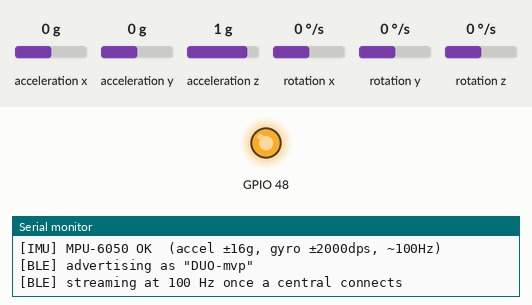
Bench run of a sketch on a simulated Seeed XIAO ESP32-C3. On the bench: output pins drawn as LEDs (lit = HIGH), the last lines printed to the serial monitor. The inputs (shaded band) are chosen by the test bench; at power-on: acceleration x 0 g, acceleration y 0 g, acceleration z 1 g, rotation x 0 °/s, rotation y 0 °/s, rotation z 0 °/s. Nothing arrives over Bluetooth unless stated; a phone connects over Bluetooth LE 3 s after start.

Above: at 1.1 s.
At 7.0 s:
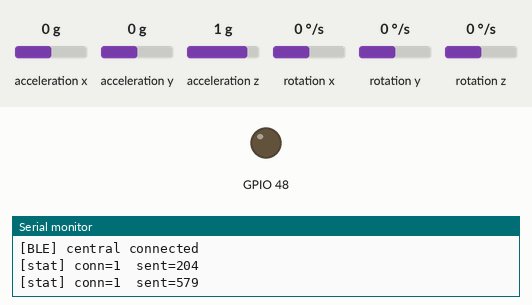
Timing chart, 0 to 9.4 s (numbered marks = the images above):
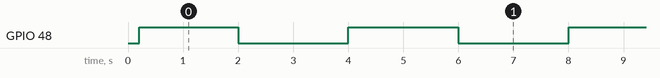

Measured:
- by itself, GPIO 48: alternates HIGH for 2.0 s and LOW for 2.0 s

The sketch:

duo_firmware_mvp.ino
```cpp
/*
 * DUO MVP firmware
 *
 * Target:    Seeed XIAO ESP32-C3
 * Sensor:    MPU-6050 / GY-521 breakout (I²C)
 * Protocol:  Nordic UART Service (NUS) — advertises as "DUO-mvp"
 *            Emits a 12-byte IMU frame at ~100 Hz on the TX characteristic.
 *
 * Frame layout (little-endian):
 *   int16 ax, ay, az  in milli-g     (1 g = 1000)
 *   int16 gx, gy, gz  in milli-dps   (1 dps = 1000)
 *
 * NOTE: MPU-6050 accelerometer tops out at ±16 g. Heavy barbell drops
 * may clip. Acceptable for initial prototyping; swap for LSM6DSO32 when
 * moving to the proper MVP hardware.
 *
 * This is the minimum viable firmware — just stream raw IMU over BLE.
 * Rep detection, power management, attach sensor, etc. come later.
 *
 * Arduino IDE setup:
 *   Board:  "XIAO_ESP32C3" (under Seeed esp32 boards)
 *   Libraries:
 *     - MPU6050 by Electronic Cats
 *       Library manager search: "MPU6050" → pick "by Electronic Cats"
 *     - NimBLE-Arduino              (by h2zero)
 *       Library manager search: "NimBLE-Arduino"
 *   Partition scheme: default
 *   USB CDC on boot: Enabled (for Serial monitor)
 *
 * Wiring (XIAO ESP32-C3  ↔  GY-521):
 *   3V3   ↔  VCC
 *   GND   ↔  GND
 *   GPIO6 (SDA, D4)  ↔  SDA
 *   GPIO7 (SCL, D5)  ↔  SCL
 *   AD0 — leave unconnected or tie to GND (I²C address 0x68)
 *   INT — not used
 */

#include <Arduino.h>
#include <Wire.h>
#include <NimBLEDevice.h>
#include "I2Cdev.h"
#include "MPU6050.h"

// ─── Config ──────────────────────────────────────────────────────────────────
#ifndef LED_BUILTIN
#define LED_BUILTIN 10  // XIAO ESP32-C3 onboard LED
#endif

static const char *DEVICE_NAME   = "DUO-mvp";
static const uint16_t SAMPLE_HZ  = 100;
static const uint32_t SAMPLE_US  = 1000000UL / SAMPLE_HZ;

// NUS UUIDs (must match the app's src/config.ts)
#define NUS_SERVICE_UUID "6e400001-b5a3-f393-e0a9-e50e24dcca9e"
#define NUS_TX_UUID      "6e400003-b5a3-f393-e0a9-e50e24dcca9e"
#define NUS_RX_UUID      "6e400002-b5a3-f393-e0a9-e50e24dcca9e"

// ─── Globals ─────────────────────────────────────────────────────────────────
MPU6050 imu;
NimBLEServer         *bleServer   = nullptr;
NimBLECharacteristic *txChar      = nullptr;
bool                  connected   = false;
uint32_t              lastSendUs  = 0;
uint32_t              lastBlinkMs = 0;
uint32_t              sampleCount = 0;

// 12-byte frame buffer
static uint8_t frame[12];

// ─── BLE callbacks ───────────────────────────────────────────────────────────
class ServerCallbacks : public NimBLEServerCallbacks {
  void onConnect(NimBLEServer *srv, NimBLEConnInfo &info) override {
    connected = true;
    Serial.println("[BLE] central connected");
    // Request faster connection interval for live streaming
    srv->updateConnParams(info.getConnHandle(), 12, 24, 0, 400);
  }
  void onDisconnect(NimBLEServer *srv, NimBLEConnInfo &info, int reason) override {
    connected = false;
    Serial.printf("[BLE] disconnected, reason=%d\n", reason);
    NimBLEDevice::startAdvertising();
  }
};

// ─── Helpers ─────────────────────────────────────────────────────────────────
static inline int16_t clamp_i16(float v) {
  if (v >  32767.0f) return  32767;
  if (v < -32768.0f) return -32768;
  return (int16_t)v;
}

static void packFrame(float ax_g, float ay_g, float az_g,
                      float gx_dps, float gy_dps, float gz_dps) {
  int16_t ax = clamp_i16(ax_g  * 1000.0f);
  int16_t ay = clamp_i16(ay_g  * 1000.0f);
  int16_t az = clamp_i16(az_g  * 1000.0f);
  int16_t gx = clamp_i16(gx_dps * 1000.0f);
  int16_t gy = clamp_i16(gy_dps * 1000.0f);
  int16_t gz = clamp_i16(gz_dps * 1000.0f);

  frame[0]  = (uint8_t)(ax & 0xFF);  frame[1]  = (uint8_t)(ax >> 8);
  frame[2]  = (uint8_t)(ay & 0xFF);  frame[3]  = (uint8_t)(ay >> 8);
  frame[4]  = (uint8_t)(az & 0xFF);  frame[5]  = (uint8_t)(az >> 8);
  frame[6]  = (uint8_t)(gx & 0xFF);  frame[7]  = (uint8_t)(gx >> 8);
  frame[8]  = (uint8_t)(gy & 0xFF);  frame[9]  = (uint8_t)(gy >> 8);
  frame[10] = (uint8_t)(gz & 0xFF);  frame[11] = (uint8_t)(gz >> 8);
}

// ─── Setup ───────────────────────────────────────────────────────────────────
void setup() {
  Serial.begin(115200);
  delay(200);
  Serial.println();
  Serial.println("=== DUO MVP firmware ===");

  // Onboard LED for status — XIAO ESP32-C3 has one on GPIO10 (active LOW? depends on rev)
  // Adjust LED_BUILTIN pin if your board differs
  pinMode(LED_BUILTIN, OUTPUT);
  digitalWrite(LED_BUILTIN, HIGH);

  // I2C — XIAO ESP32-C3 defaults: SDA=GPIO6(D4), SCL=GPIO7(D5)
  Wire.begin();
  Wire.setClock(400000);

  // IMU
  imu.initialize();
  if (!imu.testConnection()) {
    Serial.println("[IMU] MPU-6050 not found — check wiring (VCC=3V3, SDA=D4, SCL=D5)");
    while (1) {
      digitalWrite(LED_BUILTIN, LOW);  delay(100);
      digitalWrite(LED_BUILTIN, HIGH); delay(100);
    }
  }
  imu.setFullScaleAccelRange(MPU6050_ACCEL_FS_16);  // ±16 g — MPU-6050 maximum
  imu.setFullScaleGyroRange(MPU6050_GYRO_FS_2000);  // ±2000 dps
  // 98 Hz DLPF → internal gyro rate = 1 kHz; rate divisor 9 → output = 1000/(1+9) = 100 Hz
  imu.setDLPFMode(MPU6050_DLPF_BW_98);
  imu.setRate(9);
  Serial.println("[IMU] MPU-6050 OK  (accel ±16g, gyro ±2000dps, ~100Hz)");

  // BLE
  NimBLEDevice::init(DEVICE_NAME);
  NimBLEDevice::setPower(ESP_PWR_LVL_P9);
  NimBLEDevice::setMTU(185);

  bleServer = NimBLEDevice::createServer();
  bleServer->setCallbacks(new ServerCallbacks());

  NimBLEService *svc = bleServer->createService(NUS_SERVICE_UUID);
  txChar = svc->createCharacteristic(
      NUS_TX_UUID,
      NIMBLE_PROPERTY::NOTIFY
  );
  // RX char exists for future use (commands from phone → device). Unused in MVP.
  svc->createCharacteristic(
      NUS_RX_UUID,
      NIMBLE_PROPERTY::WRITE | NIMBLE_PROPERTY::WRITE_NR
  );
  svc->start();

  NimBLEAdvertising *adv = NimBLEDevice::getAdvertising();
  adv->addServiceUUID(NUS_SERVICE_UUID);
  adv->setName(DEVICE_NAME);
  adv->enableScanResponse(true);
  NimBLEDevice::startAdvertising();

  Serial.printf("[BLE] advertising as \"%s\"\n", DEVICE_NAME);
  Serial.printf("[BLE] streaming at %u Hz once a central connects\n", SAMPLE_HZ);
  lastSendUs = micros();
}

// ─── Loop ────────────────────────────────────────────────────────────────────
void loop() {
  uint32_t nowUs = micros();

  // Sample + notify at SAMPLE_HZ
  if (connected && (nowUs - lastSendUs) >= SAMPLE_US) {
    lastSendUs += SAMPLE_US;

    int16_t ax_raw, ay_raw, az_raw, gx_raw, gy_raw, gz_raw;
    imu.getMotion6(&ax_raw, &ay_raw, &az_raw, &gx_raw, &gy_raw, &gz_raw);

    // ±16 g  → 2048 LSB/g;  ±2000 dps → 16.4 LSB/dps
    float ax = ax_raw / 2048.0f;
    float ay = ay_raw / 2048.0f;
    float az = az_raw / 2048.0f;
    float gx = gx_raw / 16.4f;
    float gy = gy_raw / 16.4f;
    float gz = gz_raw / 16.4f;

    packFrame(ax, ay, az, gx, gy, gz);
    txChar->setValue(frame, sizeof(frame));
    txChar->notify();
    sampleCount++;
  }

  // Status heartbeat on Serial every 2 s
  uint32_t nowMs = millis();
  if (nowMs - lastBlinkMs >= 2000) {
    lastBlinkMs = nowMs;
    Serial.printf("[stat] conn=%d  sent=%lu\n",
                  connected ? 1 : 0, (unsigned long)sampleCount);
    digitalWrite(LED_BUILTIN, !digitalRead(LED_BUILTIN));
  }

  // Small yield to keep BLE stack happy
  delayMicroseconds(200);
}
```
